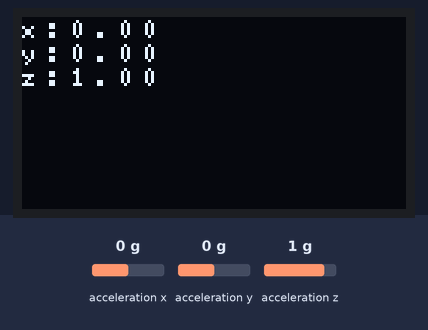
This sketch was run on a simulated Arduino Uno, built with avr-gcc and run on an emulated ATmega328P. Shown: 128×64 one-colour display. The inputs (shaded band) are chosen by the test bench; at power-on: acceleration x 0 g, acceleration y 0 g, acceleration z 1 g. What the sketch prints to the serial monitor is not drawn.

Above: at 1.4 s.
1.5 s: acceleration x set to -1.4 g
At 3.6 s:
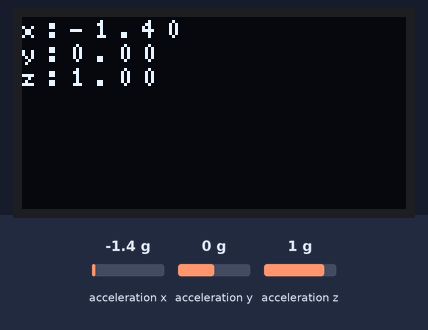
3.9 s: acceleration y set to -1.4 g
At 5.5 s:
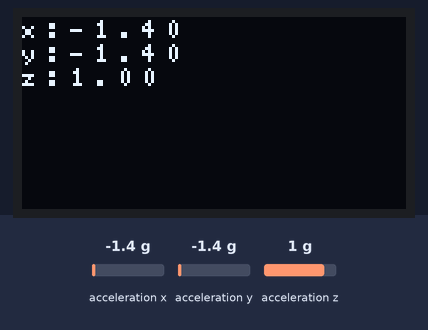
6.2 s: acceleration z set to -1.4 g
At 7.7 s:
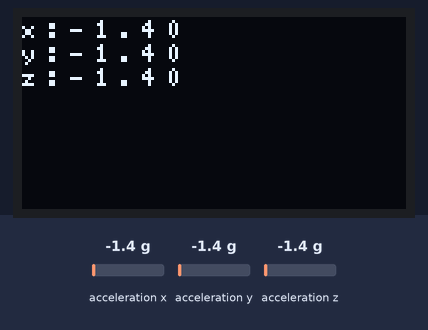
8.4 s: acceleration x set to -0.8 g
At 9.7 s:
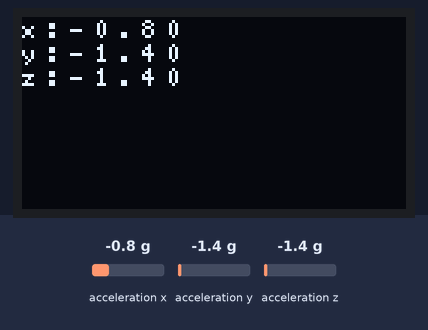
10.5 s: acceleration y set to -0.8 g
At 12.2 s:
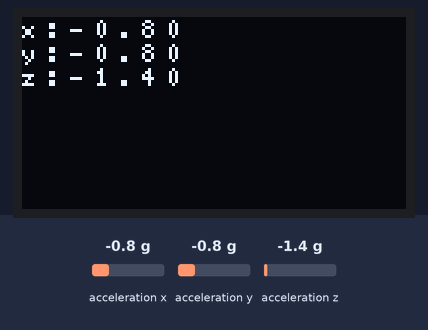
Timing chart, 0 to 13.7 s (numbered marks = the images above; inputs shaded):
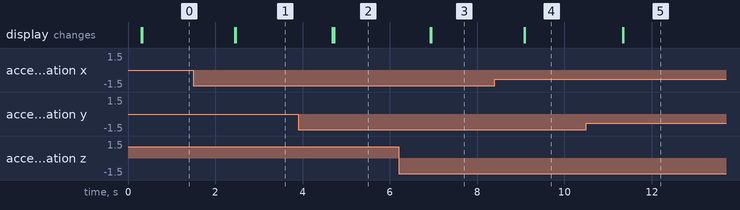

Measured:
- after the input at 1.5 s, the display: first changes after 0.94 s (image 1 shows a later state)
- after the input at 3.9 s, the display: first changes after 0.78 s (image 2 shows a later state)
- after the input at 6.2 s, the display: first changes after 0.72 s (image 3 shows a later state)
- after the input at 8.4 s, the display: first changes after 0.68 s (image 4 shows a later state)
- after the input at 10.5 s, the display: first changes after 0.83 s (image 5 shows a later state)

The sketch:

009-accelerometro.ino
```cpp
#include <U8x8lib.h>
U8X8_SSD1306_128X64_ALT0_HW_I2C u8x8(/* reset=*/ U8X8_PIN_NONE);

#include <Wire.h>
#include "LIS3DHTR.h"

LIS3DHTR<TwoWire> LIS;
#define WIRE Wire

void setup() {
  Serial.begin(9600);

  LIS.begin(WIRE, LIS3DHTR_ADDRESS_UPDATED); //IIC init
  delay(200);

  u8x8.begin();
  u8x8.setFlipMode(1);
}

float ax, ay, az;

void loop() {

  ax = LIS.getAccelerationX();
  ay = LIS.getAccelerationY();
  az = LIS.getAccelerationZ();

  Serial.print("x:"); Serial.print(ax); Serial.print("  ");
  Serial.print("y:"); Serial.print(ay); Serial.print("  ");
  Serial.print("z:"); Serial.println(az);

  u8x8.setFont(u8x8_font_5x7_f  /*u8x8_font_chroma48medium8_r*/);
  u8x8.setCursor(0, 0);
  u8x8.print("x:");
  u8x8.print(ax);
  u8x8.setCursor(0, 1);
  u8x8.print("y:");
  u8x8.print(ay);
  u8x8.setCursor(0, 2);
  u8x8.print("z:");
  u8x8.print(az);

  delay(1000);
}
```
